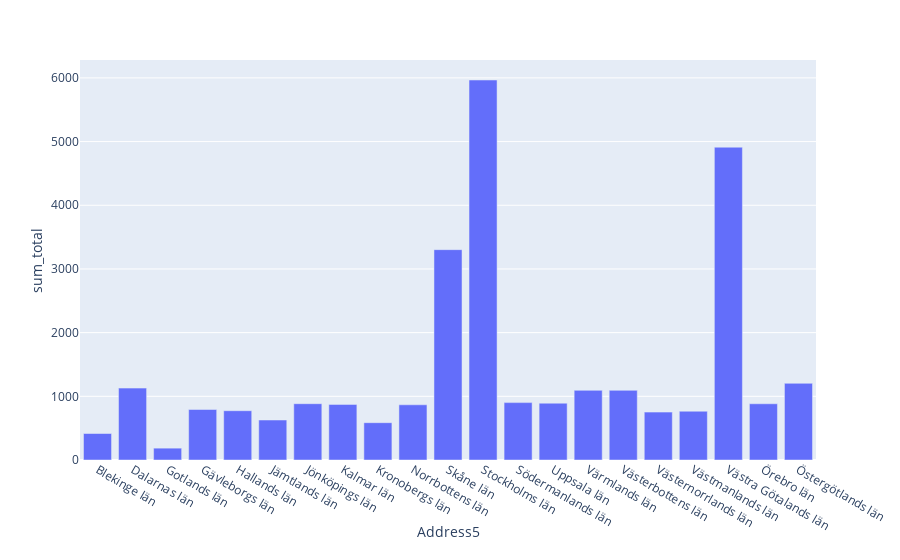

Notebook code cell kept with this figure:
### Code cell
px.bar(grouped_lan, x="Address5", y="sum_total")

### Figure 1 — Plotly figure (JSON) as saved in the notebook; plotly's stock layout.template omitted (floating-point values rounded to 4 significant figures)
{"data": [{"alignmentgroup": "True", "hoverlabel": {"namelength": 0}, "hovertemplate": "Address5=%{x}<br>sum_total=%{y}", "legendgroup": "", "marker": {"color": "#636efa"}, "name": "", "offsetgroup": "", "orientation": "v", "showlegend": false, "textposition": "auto", "type": "bar", "uid": "ec18fe57-24d7-4774-9ecb-7b7c8fd28d62", "x": ["Blekinge län", "Dalarnas län", "Gotlands län", "Gävleborgs län", "Hallands län", "Jämtlands län", "Jönköpings län", "Kalmar län", "Kronobergs län", "Norrbottens län", "Skåne län", "Stockholms län", "Södermanlands län", "Uppsala län", "Värmlands län", "Västerbottens län", "Västernorrlands län", "Västmanlands län", "Västra Götalands län", "Örebro län", "Östergötlands län"], "xaxis": "x", "y": [416, 1129, 186, 793, 774, 628, 884, 873, 586, 867, 3303, 5967, 901, 892, 1094, 1094, 752, 766, 4912, 883, 1204], "yaxis": "y"}], "layout": {"autosize": true, "barmode": "relative", "grid": {"xaxes": ["x"], "xgap": 0.1, "xside": "bottom", "yaxes": ["y"], "ygap": 0.1, "yside": "left"}, "legend": {"tracegroupgap": 0}, "margin": {"t": 60}, "xaxis": {"autorange": true, "range": [-0.5, 20.5], "title": {"text": "Address5"}, "type": "category"}, "yaxis": {"autorange": true, "range": [0, 6281.0], "title": {"text": "sum_total"}, "type": "linear"}}}
